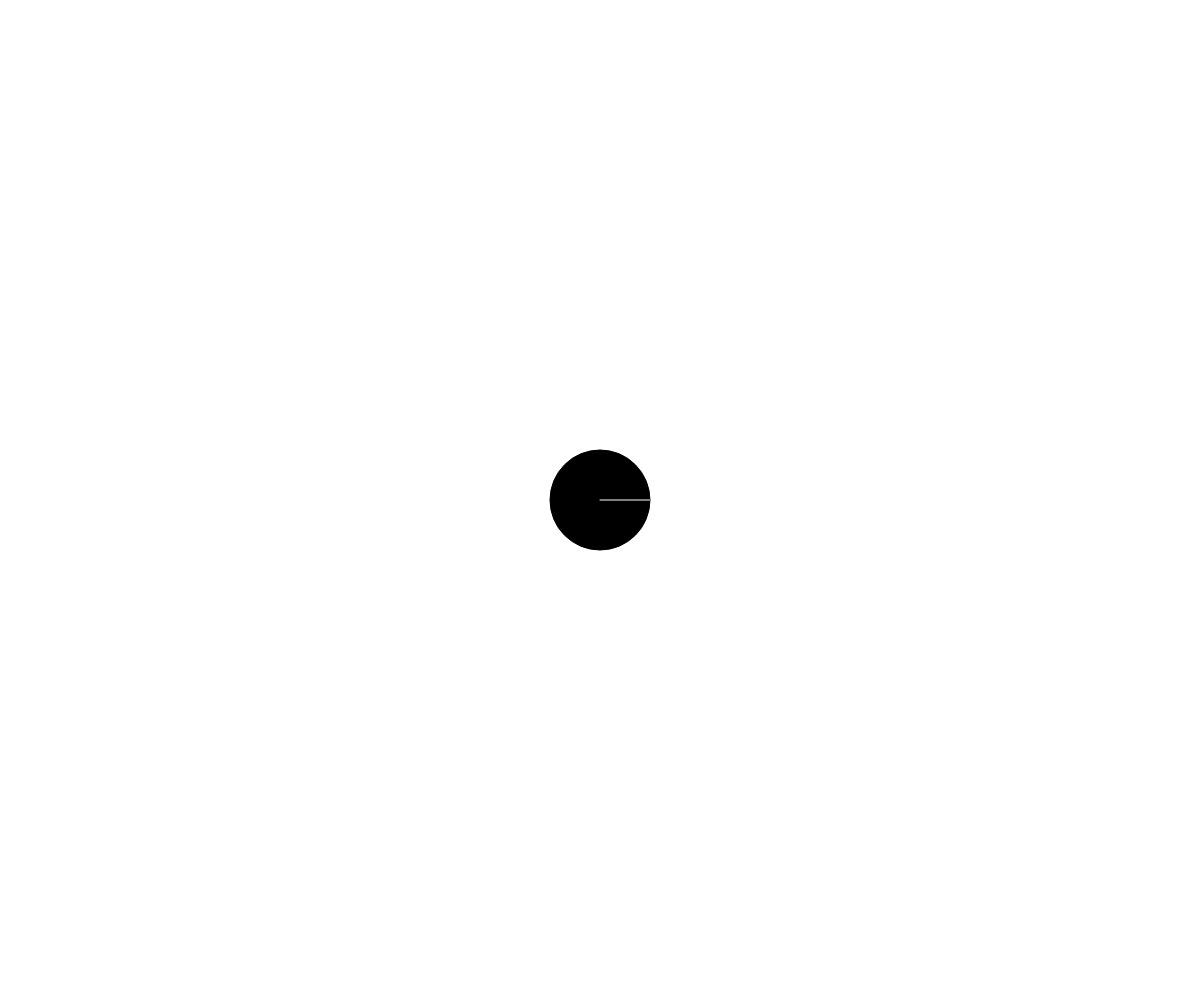
Frame 1 (no input)
Frame 60 (no input): identical to frame 1, image omitted
Frame 120 (the mouse pressed at the canvas centre since frame 60): identical to frame 1, image omitted

The p5.js sketch that drew this single still picture (run headless with seeded random() and noise() and a simulated clock; from frame 60 on, the mouse is pressed at the canvas centre):

// p5.js sketch
// ── sketch.js
let angle = 0;
let bgColor = 255;
let isDragging = false;

function setup() {
  createCanvas(windowWidth, windowHeight);
}

function draw() {
  background(bgColor);
  
  push();
  translate(width / 2, height / 2);
  rotate(angle);
  fill(255 - bgColor);
  ellipse(0, 0, 100);
  stroke(255);
  line(0, 0, 50, 0);
  pop();
  
  if (abs(bgColor - 255) < 5) {
    bgColor = 255;
  } else if (abs(bgColor - 0) < 5) {
    bgColor = 0;
  }
}

function mousePressed() {
  let d = dist(mouseX, mouseY, width / 2, height / 2);
  if (d < 50) {
    isDragging = true;
  }
}

function mouseReleased() {
  isDragging = false;
}

function mouseDragged() {
  if (isDragging) {
    let dx = mouseX - width / 2;
    let dy = mouseY - height / 2;
    let newAngle = atan2(dy, dx);
    
    if (newAngle < 0) {
      newAngle += TWO_PI;
    }
    
    let angleDiff = newAngle - angle;
    if (abs(angleDiff) > PI) {
      if (angleDiff > 0) {
        angleDiff -= TWO_PI;
      } else {
        angleDiff += TWO_PI;
      }
    }
    
    angle += angleDiff * 0.1;
    
    bgColor = map(angle, 0, TWO_PI, 0, 255);
  }
}

function windowResized() {
  resizeCanvas(windowWidth, windowHeight);
}
